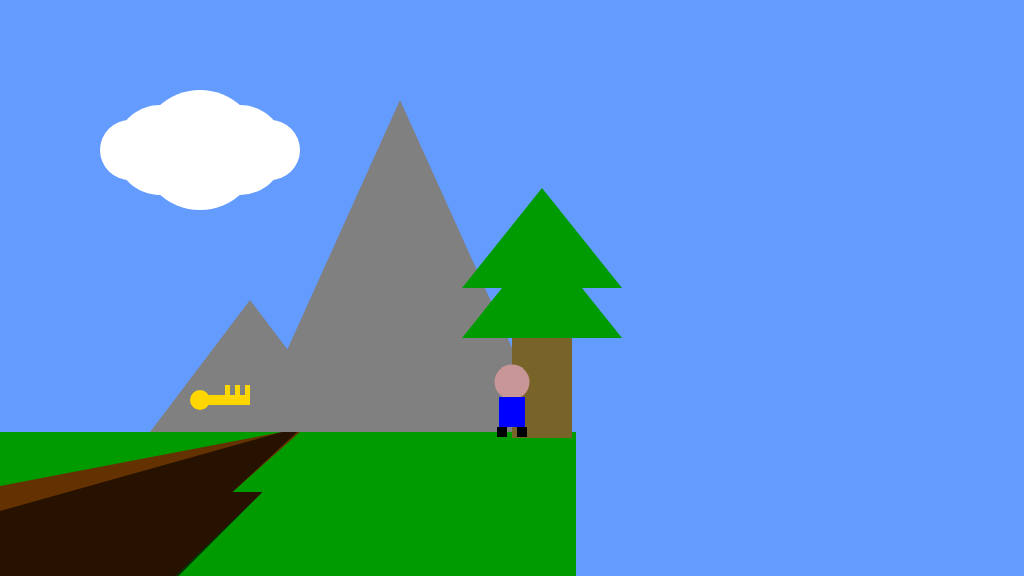
Frame 1 (no input)
Frame 60 (no input): identical to frame 1, image omitted
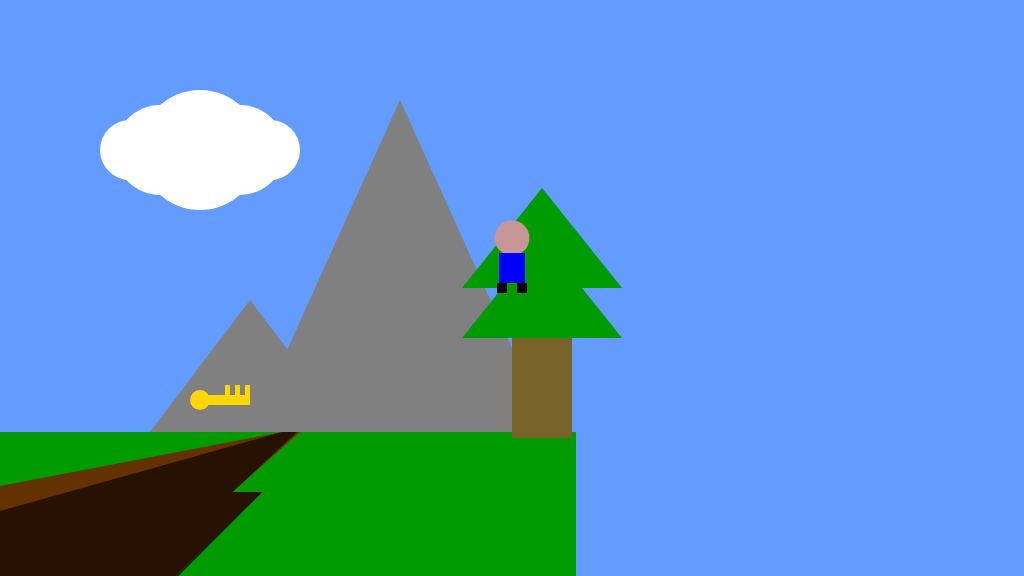
Frame 120 (the mouse pressed at the canvas centre since frame 60)

The p5.js sketch that drew these frames (run headless with seeded random() and noise() and a simulated clock; from frame 60 on, the mouse is pressed at the canvas centre):

// p5.js sketch
// ── sketch.js
/*

The Game Project

2b - using variables

*/

var floorPos_y;

var gameChar_x;
var gameChar_y;

var treePos_x;
var treePos_y;

var canyon;
var collectable;

var mountain;
var cloud;


function setup()
{
	createCanvas(1024, 576);
	floorPos_y = 432; //NB. we are now using a variable for the floor position

	//NB. We are now using the built in variables height and width
	gameChar_x = width/2;
	gameChar_y = floorPos_y;

	treePos_x = width/2;
	treePos_y = height/2;
    canyon = {x_pos: 0, width: 150};
    collectable = {x_pos: 200, y_pos: 100, size: 50}
    mountain = {x_pos: 200, y_pos: 100};
    cloud = {x_pos: 200, y_pos: 150, size: 15};

}

function draw()
{
	//fill the sky blue
    background(100, 155, 255);

    //draw some green ground
    noStroke();
	fill(0, 155, 0);
	rect(0, floorPos_y, height, width - floorPos_y);

    //a mountain in the distance

    fill(128,128,129);
    //    triangle(450,432,750,432,600,200)
    triangle(mountain.x_pos+50,mountain.y_pos+332,mountain.x_pos+350,mountain.y_pos+332,mountain.x_pos+200,mountain.y_pos)
     //   triangle(350,432,550,432,450,300)
    triangle(mountain.x_pos-50,mountain.y_pos+332,mountain.x_pos+150,mountain.y_pos+332,mountain.x_pos+50,mountain.y_pos+200)


    //a tree
    fill(120,100,40)
    rect(treePos_x,treePos_y,60,150)
    //branches
    fill(0,155,0)
    triangle(treePos_x-50,treePos_y+50,treePos_x+30,treePos_y-50,treePos_x+110,treePos_y+50)
    triangle(treePos_x-50,treePos_y,treePos_x+30,treePos_y-100,treePos_x+110,treePos_y)


       //a canyon
    fill(100,50,0)
    beginShape()
        vertex(canyon.x_pos+178*canyon.width/100,432)
        vertex(canyon.x_pos+200*canyon.width/100,432)
        vertex(canyon.x_pos+155*canyon.width/100,492)
        vertex(canyon.x_pos+175*canyon.width/100,492)
        vertex(canyon.x_pos-110*canyon.width/100,903)
        vertex(canyon.x_pos-750*canyon.width/100,702)
        vertex(canyon.x_pos+188*canyon.width/100,432)
    endShape()

    fill(10,0,0,170)
    beginShape()
        vertex(canyon.x_pos+188*canyon.width/100,432)
        vertex(canyon.x_pos+198*canyon.width/100,432)
        vertex(canyon.x_pos+155*canyon.width/100,492)
        vertex(canyon.x_pos+175*canyon.width/100,492)
        vertex(canyon.x_pos+canyon.width/100,753)
        vertex(canyon.x_pos+canyon.width/100,603)
        vertex(canyon.x_pos+30*canyon.width/100,903)
        vertex(canyon.x_pos-100*canyon.width/100,553)
    endShape()

    //a cloud in the sky
    fill(255);
    ellipse(cloud.x_pos,cloud.y_pos,cloud.size*8,cloud.size*8);
    ellipse(cloud.x_pos-40,cloud.y_pos,cloud.size*6,cloud.size*6);
    ellipse(cloud.x_pos+40,cloud.y_pos,cloud.size*6,cloud.size*6);
    ellipse(cloud.x_pos-70,cloud.y_pos,cloud.size*4,cloud.size*4);
    ellipse(cloud.x_pos+70,cloud.y_pos,cloud.size*4,cloud.size*4);

    //collectable
    fill(255,215,0)
    ellipse(collectable.x_pos,collectable.y_pos+300,20*collectable.size/50,20*collectable.size/50)
    rect(collectable.x_pos,collectable.y_pos+295,50*collectable.size/50,10*collectable.size/50)
    rect(collectable.x_pos+25,collectable.y_pos+285,5*collectable.size/50,20*collectable.size/50)
    rect(collectable.x_pos+35,collectable.y_pos+285,5*collectable.size/50,20*collectable.size/50)
    rect(collectable.x_pos+45,collectable.y_pos+285,5*collectable.size/50,20*collectable.size/50)


    //character
    fill(200,150,150);
    ellipse(gameChar_x,gameChar_y -50,35,35);

    fill(0,0,255);
    rect(gameChar_x - 13,gameChar_y - 35,26,30);

    fill(0);
    rect(gameChar_x-15,gameChar_y-5,10,10);
    rect(gameChar_x+5,gameChar_y-5,10,10);
}

function mousePressed()
{
    gameChar_x = mouseX;
    gameChar_y = mouseY;

}
